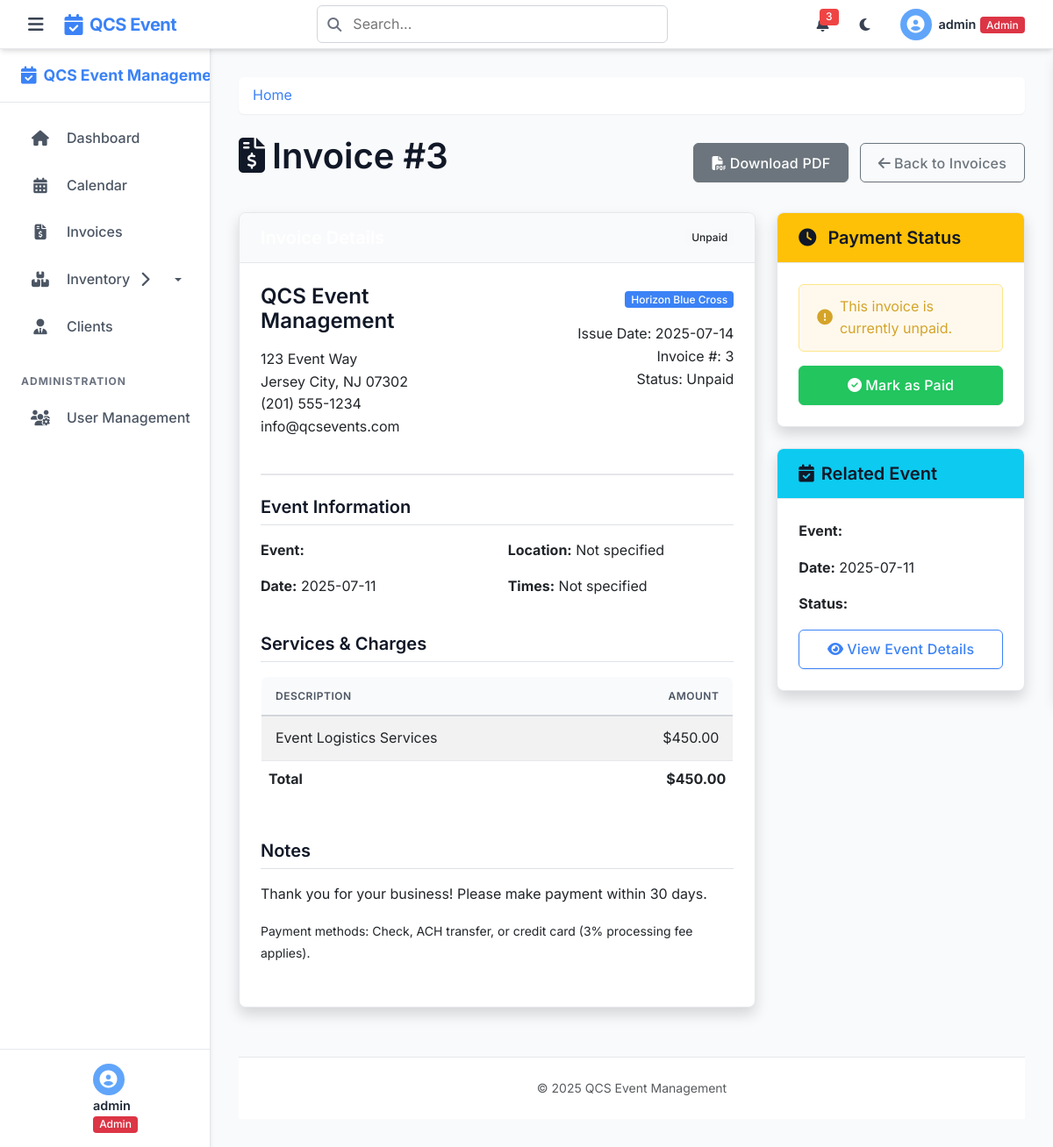
The page /invoices/3 (signed in) on the database its author committed.
### tables this page shows
CREATE TABLE invoices (
    id INTEGER PRIMARY KEY AUTOINCREMENT,
    event_id INTEGER,
    client_id INTEGER,
    amount REAL,
    issue_date TEXT NOT NULL DEFAULT (datetime('now')),
    due_date TEXT,
    status TEXT DEFAULT 'unpaid' CHECK(status IN ('unpaid', 'partial', 'paid', 'overdue')),
    notes TEXT,
    created_by INTEGER,
    last_updated TEXT,
    last_updated_by INTEGER,
    FOREIGN KEY (event_id) REFERENCES events(event_id),
    FOREIGN KEY (client_id) REFERENCES clients(id),
    FOREIGN KEY (created_by) REFERENCES users(id),
    FOREIGN KEY (last_updated_by) REFERENCES users(id)
);

CREATE TABLE clients (
    id INTEGER PRIMARY KEY AUTOINCREMENT,
    name TEXT NOT NULL,
    color TEXT NOT NULL,
    contact_person TEXT,
    phone TEXT,
    email TEXT,
    address TEXT,
    city TEXT,
    state TEXT,
    zip TEXT,
    notes TEXT,
    preferences TEXT,
    created_at TEXT NOT NULL DEFAULT (datetime('now')),
    created_by INTEGER,
    FOREIGN KEY (created_by) REFERENCES users(id)
);

CREATE TABLE events (
    event_id INTEGER PRIMARY KEY AUTOINCREMENT,
    event_name TEXT NOT NULL,
    client_id INTEGER,
    category_id INTEGER,
    template_id INTEGER,
    ics_uid TEXT UNIQUE,  -- Unique identifier for ICS events
    event_date TEXT,  -- Store as YYYY-MM-DD
    end_date TEXT,    -- For multi-day events
    drop_off_time TEXT,      -- Store as HH:MM:SS
    pickup_time TEXT,
    is_all_day INTEGER DEFAULT 0, -- 0 for false, 1 for true
    has_conflicts INTEGER DEFAULT 0, -- 0 for no conflicts, 1 for conflicts
    is_recurring INTEGER DEFAULT 0, -- 0 for one-time, 1 for recurring
    recurrence_pattern TEXT,     -- daily, weekly, monthly, yearly
    recurrence_end_date TEXT,    -- When recurring events should stop
    parent_event_id INTEGER,     -- For recurring events
    original_start_date TEXT,    -- For moved recurring instances
    manager TEXT,
    onsite_contact TEXT,
    onsite_contact_phone TEXT,
    event_location TEXT,
    location_id INTEGER,     -- Reference to locations table
    items_needed TEXT,       -- List of items needed, including kits.
    boxes_from_pi INTEGER,   -- Number of boxes to be picked up from Positive Impact.
    notes TEXT,              -- Additional Information.
    status TEXT DEFAULT 'booked' CHECK(status IN ('booked', 'confirmed', 'in_progress', 'completed', 'cancelled')),
    created_by INTEGER,
    created_at TEXT NOT NULL DEFAULT (datetime('now')),
    last_updated TEXT,
    last_updated_by INTEGER,
    FOREIGN KEY (client_id) REFERENCES clients(id),
    FOREIGN KEY (category_id) REFERENCES event_categories(id),
    FOREIGN KEY (template_id) REFERENCES event_templates(id),
    FOREIGN KEY (location_id) REFERENCES locations(id),
    FOREIGN KEY (parent_event_id) REFERENCES events(event_id),
    FOREIGN KEY (created_by) REFERENCES users(id),
    FOREIGN KEY (last_updated_by) REFERENCES users(id)
);

### app.py (the view)
@app.route('/invoices/<int:invoice_id>')
@login_required
def view_invoice(invoice_id):
    db = get_db()
    invoice = db.execute(
        '''SELECT i.*, c.name as client_name, c.address as client_address,
                  c.city as client_city, c.state as client_state, c.zip as client_zip,
                  e.event_name, e.event_date
           FROM invoices i
           JOIN clients c ON i.client_id = c.id
           LEFT JOIN events e ON i.event_id = e.event_id
           WHERE i.id = ?''', (invoice_id,)
    ).fetchone()
    if not invoice: abort(404)
    invoice_items = []
    return render_template('view_invoice.html', invoice=invoice, items=invoice_items)

### app.py (called while the page is built)
@app.after_request
def add_security_headers(response):
    response.headers['X-Content-Type-Options'] = 'nosniff'
    response.headers['X-Frame-Options'] = 'DENY'
    response.headers['X-XSS-Protection'] = '1; mode=block'
    response.headers['Strict-Transport-Security'] = 'max-age=31536000; includeSubDomains'
    return response

### helpers.py (called while the page is built)
def get_db():
    if 'db' not in g:
        g.db = sqlite3.connect(
            current_app.config['DATABASE'],
            detect_types=sqlite3.PARSE_DECLTYPES
        )
        g.db.row_factory = sqlite3.Row
    return g.db

def login_required(f):
    @wraps(f)
    def decorated_function(*args, **kwargs):
        if 'user_id' not in session:
            if request.path.startswith('/api/') or request.is_json or request.headers.get('X-Requested-With') == 'XMLHttpRequest':
                return jsonify({'error': 'Authentication required'}), 401
            else:
                flash('Please log in first', 'warning')
                return redirect(url_for('login'))
        return f(*args, **kwargs)
    return decorated_function

### templates/view_invoice.html (shortened to what this page needs)
{% extends 'layout.html' %}
{% block content %}
<div class="d-flex justify-content-between align-items-center mb-4">
    <h1><i class="fas fa-file-invoice-dollar me-2"></i>Invoice #{{ invoice.id }}</h1>
    <div>
        <a href="{{ url_for('calendar.generate_invoice_pdf', invoice_id=invoice.id) }}" class="btn btn-secondary me-2">
            <i class="fas fa-file-pdf me-1"></i>Download PDF
        </a>
        <a href="{{ url_for('calendar.invoices') }}" class="btn btn-outline-secondary">
            <i class="fas fa-arrow-left me-1"></i>Back to Invoices
        </a>
    </div>
</div>
<div class="row">
    <div class="col-md-8">
        <div class="card shadow mb-4">
            <div class="card-header {% if invoice.client_color %}client-header{% endif %}"
                 {% if invoice.client_color %}data-color="{{ invoice.client_color }}"{% endif %}>
                <div class="d-flex justify-content-between align-items-center">
                    <h5 class="mb-0 text-white">Invoice Details</h5>
                    <span class="badge bg-light text-dark">
                        {{ invoice.status|capitalize }}
                    </span>
                </div>
            </div>
            <div class="card-body">
                <div class="invoice-header mb-4">
                    <div class="row">
                        <div class="col-md-6">
                            <h4>QCS Event Management</h4>
                            <p>123 Event Way<br>
                            Jersey City, NJ 07302<br>
                            (201) 555-1234<br>
                            info@qcsevents.com</p>
                        </div>
                        <div class="col-md-6 text-md-end">
                            <h4>
                                <span class="badge client-badge" data-color="{{ invoice.client_color }}">
                                    {{ invoice.client_name }}
                                </span>
                            </h4>
                            <p>Issue Date: {{ invoice.issue_date }}<br>
                            Invoice #: {{ invoice.id }}<br>
                            Status: {{ invoice.status|capitalize }}</p>
                        </div>
                    </div>
                </div>
                <h5 class="border-bottom pb-2 mb-3">Event Information</h5>
                <div class="row mb-4">
                    <div class="col-md-6">
                        <p><strong>Event:</strong>
                        </p>
                        <p><strong>Date:</strong> {{ invoice.event_date }}</p>
                    </div>
                    <div class="col-md-6">
                        <p><strong>Location:</strong> {{ invoice.location or 'Not specified' }}</p>
                        <p><strong>Times:</strong>
                            {% if invoice.drop_off_time and invoice.pick_up_time %}
                            {{ invoice.drop_off_time }} to {{ invoice.pick_up_time }}
                            {% else %}
                            Not specified
                            {% endif %}
                        </p>
                    </div>
                </div>
                <h5 class="border-bottom pb-2 mb-3">Services & Charges</h5>
                <div class="table-responsive mb-4">
                    <table class="table table-striped">
                        <thead>
                            <tr>
                                <th>Description</th>
                                <th class="text-end">Amount</th>
                            </tr>
                        </thead>
                        <tbody>
                            <tr>
                                <td>Event Logistics Services</td>
                                <td class="text-end">${{ "%.2f"|format(invoice.amount) }}</td>
                            </tr>
                        </tbody>
                        <tfoot>
                            <tr>
                                <th>Total</th>
                                <th class="text-end">${{ "%.2f"|format(invoice.amount) }}</th>
                            </tr>
                        </tfoot>
                    </table>
                </div>
                <div class="invoice-notes mb-4">
                    <h5 class="border-bottom pb-2 mb-3">Notes</h5>
                    <p>Thank you for your business! Please make payment within 30 days.</p>
                    <p><small>Payment methods: Check, ACH transfer, or credit card (3% processing fee applies).</small></p>
                </div>
            </div>
        </div>
    </div>
    <div class="col-md-4">
        <div class="card shadow mb-4">
            <div class="card-header {% if invoice.status == 'paid' %}bg-success{% else %}bg-warning{% endif %} text-white">
                <h5 class="mb-0">
                    <i class="{% if invoice.status == 'paid' %}fas fa-check-circle{% else %}fas fa-clock{% endif %} me-2"></i>
                    Payment Status
                </h5>
            </div>
            <div class="card-body">
                {% if invoice.status == 'paid' %}
                <div class="alert alert-success mb-3">
                    <i class="fas fa-check-circle me-2"></i>
                    This invoice has been marked as paid.
                </div>
                {% else %}
                <div class="alert alert-warning mb-3">
                    <i class="fas fa-exclamation-circle me-2"></i>
                    This invoice is currently unpaid.
                </div>
                <form action="{{ url_for('calendar.mark_invoice_paid', invoice_id=invoice.id) }}" method="post">
                    <div class="d-grid">
                        <button type="submit" class="btn btn-success">
                            <i class="fas fa-check-circle me-1"></i>Mark as Paid
                        </button>
                    </div>
                </form>
                {% endif %}
            </div>
        </div>
        <div class="card shadow">
            <div class="card-header bg-info text-white">
                <h5 class="mb-0">
                    <i class="fas fa-calendar-check me-2"></i>Related Event
                </h5>
            </div>
            <div class="card-body">
                <p><strong>Event:</strong> {{ invoice.event_title }}</p>
                <p><strong>Date:</strong> {{ invoice.event_date }}</p>
                <p><strong>Status:</strong>
                </p>
                <div class="d-grid">
                    <a href="{{ url_for('calendar.view_event', event_id=invoice.event_id) }}" class="btn btn-outline-primary">
                        <i class="fas fa-eye me-1"></i>View Event Details
                    </a>
                </div>
            </div>
        </div>
    </div>
</div>
{% endblock %}

### rows shown on the page
invoices: id "3", status "Unpaid", issue_date "2025-07-14", amount "450.00"
clients: client_name "Horizon Blue Cross"
events: event_date "2025-07-11"

### other values the page prints
{{ session.username }} "admin"
{{ invoice.location or 'Not specified' }} "Not specified"
